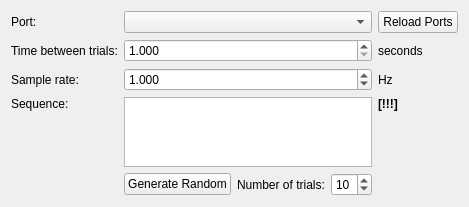
<?xml version="1.0" encoding="UTF-8"?>
<ui version="4.0">
 <class>ExperimentSetup</class>
 <widget class="QWidget" name="ExperimentSetup">
  <property name="geometry">
   <rect>
    <x>0</x>
    <y>0</y>
    <width>466</width>
    <height>204</height>
   </rect>
  </property>
  <property name="windowTitle">
   <string>Form</string>
  </property>
  <layout class="QGridLayout" name="gridLayout">
   <item row="6" column="1">
    <layout class="QHBoxLayout" name="horizontalLayout_2">
     <item>
      <widget class="QPushButton" name="pushButton_generateRandomSequence">
       <property name="text">
        <string>Generate Random</string>
       </property>
      </widget>
     </item>
     <item>
      <widget class="QLabel" name="label_nTrials">
       <property name="text">
        <string>Number of trials:</string>
       </property>
      </widget>
     </item>
     <item>
      <widget class="QSpinBox" name="spinBox_nTrials">
       <property name="minimum">
        <number>1</number>
       </property>
       <property name="value">
        <number>10</number>
       </property>
      </widget>
     </item>
    </layout>
   </item>
   <item row="4" column="2">
    <widget class="QLabel" name="label_HzSampleRate">
     <property name="text">
      <string>Hz</string>
     </property>
    </widget>
   </item>
   <item row="1" column="1">
    <widget class="QComboBox" name="comboBox_port"/>
   </item>
   <item row="1" column="0">
    <widget class="QLabel" name="label_port">
     <property name="text">
      <string>Port:</string>
     </property>
    </widget>
   </item>
   <item row="3" column="1">
    <widget class="QDoubleSpinBox" name="doubleSpinBox_timeBetweenTrials">
     <property name="decimals">
      <number>3</number>
     </property>
     <property name="minimum">
      <double>1.000000000000000</double>
     </property>
    </widget>
   </item>
   <item row="5" column="0" alignment="Qt::AlignTop">
    <widget class="QLabel" name="label_sequence">
     <property name="text">
      <string>Sequence:</string>
     </property>
    </widget>
   </item>
   <item row="4" column="0">
    <widget class="QLabel" name="label_sampleRate">
     <property name="text">
      <string>Sample rate:</string>
     </property>
    </widget>
   </item>
   <item row="4" column="1">
    <widget class="QDoubleSpinBox" name="doubleSpinBox_sampleRate">
     <property name="decimals">
      <number>3</number>
     </property>
     <property name="maximum">
      <double>1000.000000000000000</double>
     </property>
     <property name="value">
      <double>1.000000000000000</double>
     </property>
    </widget>
   </item>
   <item row="5" column="2">
    <layout class="QVBoxLayout" name="verticalLayout_2">
     <item alignment="Qt::AlignTop">
      <widget class="QLabel" name="label_errSequence">
       <property name="font">
        <font>
         <weight>75</weight>
         <bold>true</bold>
        </font>
       </property>
       <property name="text">
        <string>[!!!]</string>
       </property>
      </widget>
     </item>
    </layout>
   </item>
   <item row="3" column="0">
    <widget class="QLabel" name="label_timeBetweenTrials">
     <property name="text">
      <string>Time between trials:</string>
     </property>
    </widget>
   </item>
   <item row="5" column="1">
    <widget class="QPlainTextEdit" name="plainTextEdit_sequence"/>
   </item>
   <item row="3" column="2">
    <widget class="QLabel" name="label_secBetweenTrials">
     <property name="text">
      <string>seconds</string>
     </property>
    </widget>
   </item>
   <item row="1" column="2">
    <widget class="QPushButton" name="pushButton_port">
     <property name="text">
      <string>Reload Ports</string>
     </property>
    </widget>
   </item>
  </layout>
 </widget>
 <tabstops>
  <tabstop>doubleSpinBox_timeBetweenTrials</tabstop>
  <tabstop>plainTextEdit_sequence</tabstop>
  <tabstop>spinBox_nTrials</tabstop>
  <tabstop>pushButton_generateRandomSequence</tabstop>
 </tabstops>
 <resources/>
 <connections/>
</ui>
